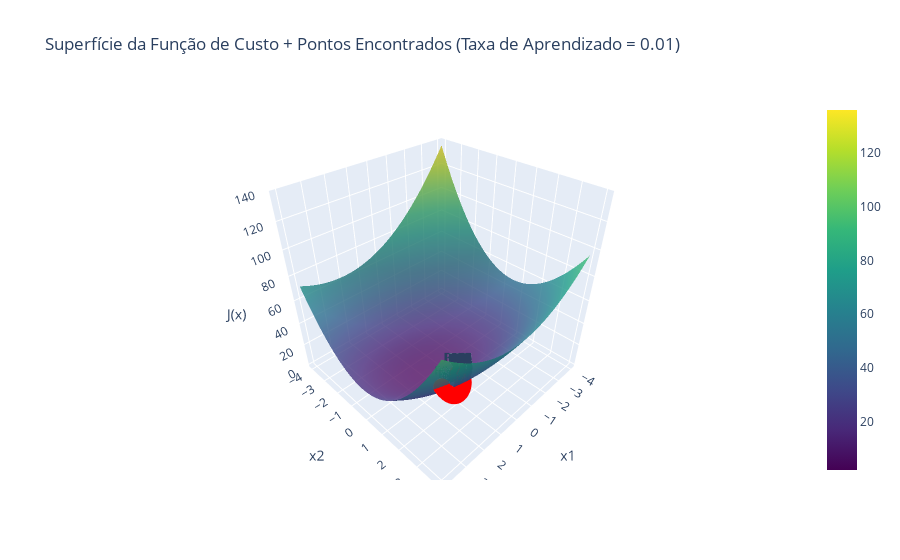

This figure's notebook cell:
### Code cell
x_values, costs = dict_of_results[learning_rates[1]]

plot_function(f, x_values,costs, title=f"Superfície da Função de Custo + Pontos Encontrados (Taxa de Aprendizado = {learning_rates[1]})")

### Figure 1 — Plotly figure (JSON) as saved in the notebook; plotly's stock layout.template omitted (floating-point values rounded to 4 significant figures; data arrays with more than 128 entries replaced by an {"elided": "..."} marker saying what was removed)
{"data": [{"colorscale": [[0, "#440154"], [0.1111, "#482878"], [0.2222, "#3e4989"], [0.3333, "#31688e"], [0.4444, "#26828e"], [0.5556, "#1f9e89"], [0.6667, "#35b779"], [0.7778, "#6ece58"], [0.8889, "#b5de2b"], [1, "#fde725"]], "opacity": 0.8, "type": "surface", "x": {"elided": "100x100 float values"}, "y": {"elided": "100x100 float values"}, "z": {"elided": "100x100 float values"}}, {"marker": {"color": "red", "size": 6, "symbol": "circle"}, "mode": "markers+text", "text": {"elided": "282 str values"}, "textposition": "top center", "type": "scatter3d", "x": {"elided": "282 float values"}, "y": {"elided": "282 float values"}, "z": {"elided": "282 float values"}}], "layout": {"autosize": true, "scene": {"xaxis": {"title": {"text": "x1"}}, "yaxis": {"title": {"text": "x2"}}, "zaxis": {"title": {"text": "J(x)"}}}, "title": {"text": "Superfície da Função de Custo + Pontos Encontrados (Taxa de Aprendizado = 0.01)"}}}
